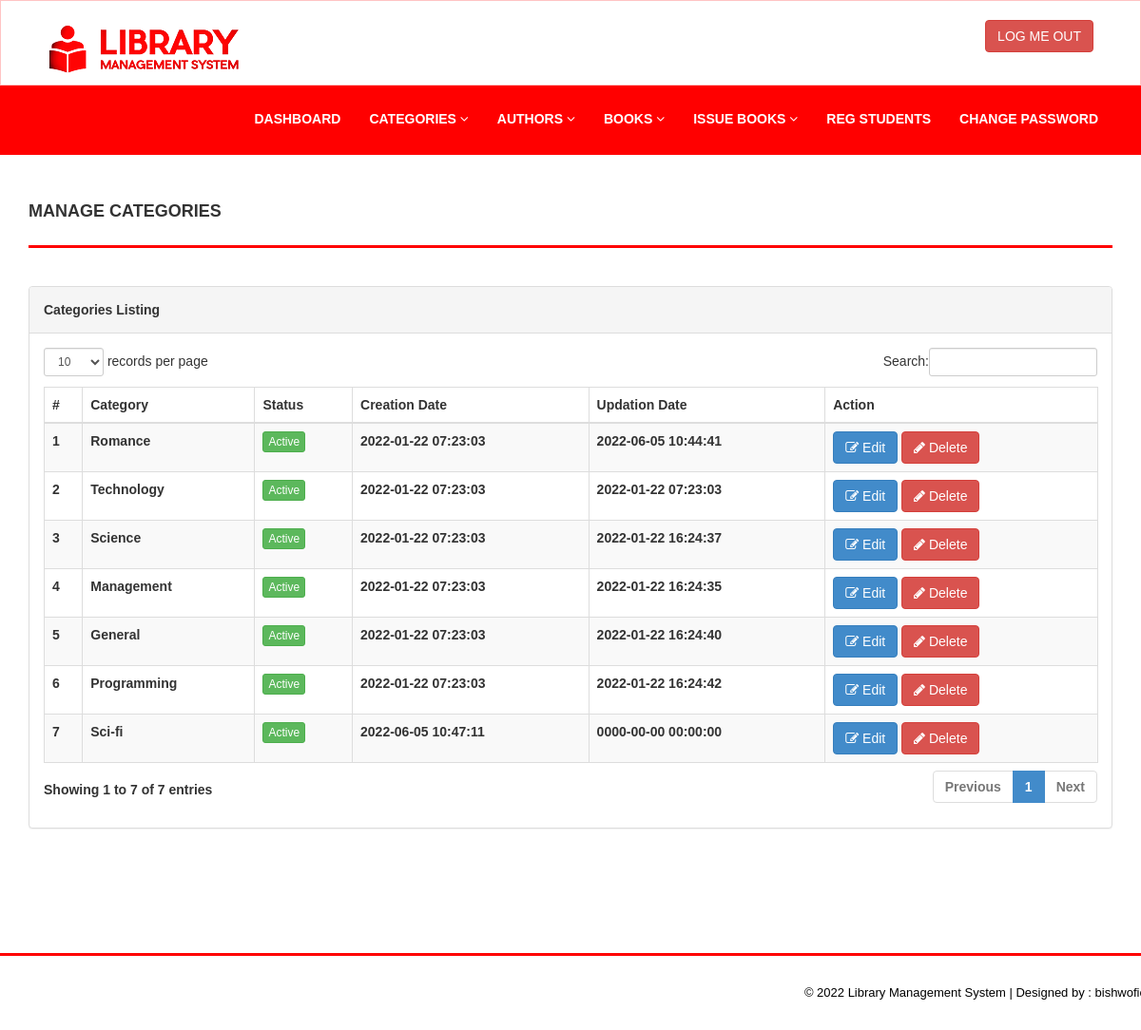
The page /admin/manage-categories.php (signed in) on the database its author committed.
### tables this page shows
CREATE TABLE `tblcategory` (
  `id` int(11) NOT NULL,
  `CategoryName` varchar(150) DEFAULT NULL,
  `Status` int(1) DEFAULT NULL,
  `CreationDate` timestamp NULL DEFAULT current_timestamp(),
  `UpdationDate` timestamp NULL DEFAULT '0000-00-00 00:00:00' ON UPDATE current_timestamp()
);

### admin/manage-categories.php (the view, shortened to what this page needs)
<?php
include('includes/config.php');
if(strlen($_SESSION['alogin'])==0)
    {
header('location:index.php');
}
else{
    ?>
<!DOCTYPE html>
<html xmlns="http://www.w3.org/1999/xhtml">
<head>
    <link href="assets/css/bootstrap.css" rel="stylesheet" />
    <link href="assets/css/font-awesome.css" rel="stylesheet" />
    <link href="assets/js/dataTables/dataTables.bootstrap.css" rel="stylesheet" />
    <link href="assets/css/style.css" rel="stylesheet" />
</head>
<body>
<?php include('includes/header.php');?>
    <div class="content-wrapper">
         <div class="container">
        <div class="row pad-botm">
            <div class="col-md-12">
                <h4 class="header-line">Manage Categories</h4>
    </div>
     <div class="row">
</div>
        </div>
            <div class="row">
                <div class="col-md-12">
                    <div class="panel panel-default">
                        <div class="panel-heading">
                           Categories Listing
                        </div>
                        <div class="panel-body">
                            <div class="table-responsive">
                                <table class="table table-striped table-bordered table-hover" id="dataTables-example">
                                    <thead>
                                        <tr>
                                            <th>#</th>
                                            <th>Category</th>
                                            <th>Status</th>
                                            <th>Creation Date</th>
                                            <th>Updation Date</th>
                                            <th>Action</th>
                                        </tr>
                                    </thead>
                                    <tbody>
<?php $sql = "SELECT * from  tblcategory";
$query = $dbh -> prepare($sql);
$query->execute();
$results=$query->fetchAll(PDO::FETCH_OBJ);
$cnt=1;
if($query->rowCount() > 0)
{
foreach($results as $result)
{               ?>
                                        <tr class="odd gradeX">
                                            <td class="center"><?php echo htmlentities($cnt);?></td>
                                            <td class="center"><?php echo htmlentities($result->CategoryName);?></td>
                                            <td class="center"><?php if($result->Status==1) {?>
                                            <a href="#" class="btn btn-success btn-xs">Active</a>
                                            <?php } else {?>
                                            <a href="#" class="btn btn-danger btn-xs">Inactive</a>
                                            <?php } ?></td>
                                            <td class="center"><?php echo htmlentities($result->CreationDate);?></td>
                                            <td class="center"><?php echo htmlentities($result->UpdationDate);?></td>
                                            <td class="center">
                                            <a href="edit-category.php?catid=<?php echo htmlentities($result->id);?>"><button class="btn btn-primary"><i class="fa fa-edit "></i> Edit</button>
                                          <a href="manage-categories.php?del=<?php echo htmlentities($result->id);?>" onclick="return confirm('Are you sure you want to delete?');"" >  <button class="btn btn-danger"><i class="fa fa-pencil"></i> Delete</button>
                                            </td>
                                        </tr>
 <?php $cnt=$cnt+1;}} ?>
                                    </tbody>
                                </table>
                            </div>
                        </div>
                    </div>
                </div>
            </div>
    </div>
    </div>
  <?php include('includes/footer.php');?>
</body>
</html>
<?php } ?>

### admin/assets/css/style.css (style rules this page uses)
.content-wrapper { margin-top: 40px; min-height:800px; padding-bottom:90px; }
.header-line { font-weight:900; padding-bottom:25px; border-bottom:3px solid #FF0000; text-transform:uppercase; }
.pad-botm { padding-bottom:30px; }

### rows shown on the page
tblcategory: CategoryName "Romance", Status "Active", CreationDate "2022-01-22 07:23:03", UpdationDate "2022-06-05 10:44:41"
tblcategory: CategoryName "Technology", Status "Active", CreationDate "2022-01-22 07:23:03", UpdationDate "2022-01-22 07:23:03"
tblcategory: CategoryName "Science", Status "Active", CreationDate "2022-01-22 07:23:03", UpdationDate "2022-01-22 16:24:37"
tblcategory: CategoryName "Management", Status "Active", CreationDate "2022-01-22 07:23:03", UpdationDate "2022-01-22 16:24:35"
tblcategory: CategoryName "General", Status "Active", CreationDate "2022-01-22 07:23:03", UpdationDate "2022-01-22 16:24:40"
tblcategory: CategoryName "Programming", Status "Active", CreationDate "2022-01-22 07:23:03", UpdationDate "2022-01-22 16:24:42"
tblcategory: CategoryName "Sci-fi", Status "Active", CreationDate "2022-06-05 10:47:11", UpdationDate "0000-00-00 00:00:00"
